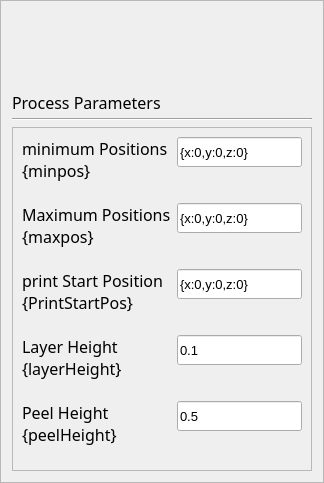
       <widget class="QFrame" name="parametersFrame">
        <property name="font">
         <font>
          <pointsize>12</pointsize>
         </font>
        </property>
        <property name="frameShape">
         <enum>QFrame::StyledPanel</enum>
        </property>
        <property name="frameShadow">
         <enum>QFrame::Raised</enum>
        </property>
        <layout class="QVBoxLayout" name="verticalLayout_3">
         <item>
          <widget class="QLabel" name="robotProcessParametersLabel">
           <property name="minimumSize">
            <size>
             <width>0</width>
             <height>100</height>
            </size>
           </property>
           <property name="maximumSize">
            <size>
             <width>16777215</width>
             <height>20</height>
            </size>
           </property>
           <property name="font">
            <font>
             <family>Gotham</family>
             <pointsize>12</pointsize>
             <bold>false</bold>
            </font>
           </property>
           <property name="styleSheet">
            <string notr="true"/>
           </property>
           <property name="text">
            <string>Process Parameters</string>
           </property>
           <property name="wordWrap">
            <bool>true</bool>
           </property>
          </widget>
         </item>
         <item>
          <widget class="Line" name="line_4">
           <property name="font">
            <font>
             <pointsize>12</pointsize>
            </font>
           </property>
           <property name="orientation">
            <enum>Qt::Horizontal</enum>
           </property>
          </widget>
         </item>
         <item>
          <widget class="QFrame" name="frame_7">
           <property name="font">
            <font>
             <pointsize>12</pointsize>
            </font>
           </property>
           <property name="frameShape">
            <enum>QFrame::StyledPanel</enum>
           </property>
           <property name="frameShadow">
            <enum>QFrame::Raised</enum>
           </property>
           <layout class="QFormLayout" name="formLayout_2">
            <item row="0" column="0">
             <widget class="QLabel" name="minimumPositionLabel">
              <property name="minimumSize">
               <size>
                <width>0</width>
                <height>60</height>
               </size>
              </property>
              <property name="maximumSize">
               <size>
                <width>16777215</width>
                <height>100</height>
               </size>
              </property>
              <property name="font">
               <font>
                <family>Gotham</family>
                <pointsize>12</pointsize>
                <bold>false</bold>
               </font>
              </property>
              <property name="styleSheet">
               <string notr="true"/>
              </property>
              <property name="text">
               <string>minimum Positions {minpos}</string>
              </property>
              <property name="alignment">
               <set>Qt::AlignLeading|Qt::AlignLeft|Qt::AlignTop</set>
              </property>
              <property name="wordWrap">
               <bool>true</bool>
              </property>
             </widget>
            </item>
            <item row="0" column="1">
             <widget class="QLineEdit" name="minimumPositionText">
              <property name="minimumSize">
               <size>
                <width>0</width>
                <height>30</height>
               </size>
              </property>
              <property name="font">
               <font>
                <pointsize>10</pointsize>
               </font>
              </property>
              <property name="text">
               <string>{x:0,y:0,z:0}</string>
              </property>
             </widget>
            </item>
            <item row="1" column="0">
             <widget class="QLabel" name="maximumPositionLabel">
              <property name="minimumSize">
               <size>
                <width>0</width>
                <height>60</height>
               </size>
              </property>
              <property name="maximumSize">
               <size>
                <width>16777215</width>
                <height>100</height>
               </size>
              </property>
              <property name="font">
               <font>
                <family>Gotham</family>
                <pointsize>12</pointsize>
                <bold>false</bold>
               </font>
              </property>
              <property name="styleSheet">
               <string notr="true"/>
              </property>
              <property name="text">
               <string>Maximum Positions {maxpos}</string>
              </property>
              <property name="alignment">
               <set>Qt::AlignLeading|Qt::AlignLeft|Qt::AlignTop</set>
              </property>
              <property name="wordWrap">
               <bool>true</bool>
              </property>
             </widget>
            </item>
            <item row="1" column="1">
             <widget class="QLineEdit" name="maximumPositionText">
              <property name="minimumSize">
               <size>
                <width>0</width>
                <height>30</height>
               </size>
              </property>
              <property name="font">
               <font>
                <pointsize>10</pointsize>
               </font>
              </property>
              <property name="text">
               <string>{x:0,y:0,z:0}</string>
              </property>
             </widget>
            </item>
            <item row="2" column="0">
             <widget class="QLabel" name="printStartPositionLabel">
              <property name="minimumSize">
               <size>
                <width>0</width>
                <height>60</height>
               </size>
              </property>
              <property name="maximumSize">
               <size>
                <width>16777215</width>
                <height>100</height>
               </size>
              </property>
              <property name="font">
               <font>
                <family>Gotham</family>
                <pointsize>12</pointsize>
                <bold>false</bold>
               </font>
              </property>
              <property name="styleSheet">
               <string notr="true"/>
              </property>
              <property name="text">
               <string>print Start Position {PrintStartPos}</string>
              </property>
              <property name="alignment">
               <set>Qt::AlignLeading|Qt::AlignLeft|Qt::AlignTop</set>
              </property>
              <property name="wordWrap">
               <bool>true</bool>
              </property>
             </widget>
            </item>
            <item row="2" column="1">
             <widget class="QLineEdit" name="printStartPositionText">
              <property name="minimumSize">
               <size>
                <width>0</width>
                <height>30</height>
               </size>
              </property>
              <property name="font">
               <font>
                <pointsize>10</pointsize>
               </font>
              </property>
              <property name="text">
               <string>{x:0,y:0,z:0}</string>
              </property>
             </widget>
            </item>
            <item row="3" column="0">
             <widget class="QLabel" name="layerHeightLabel">
              <property name="minimumSize">
               <size>
                <width>0</width>
                <height>60</height>
               </size>
              </property>
              <property name="maximumSize">
               <size>
                <width>16777215</width>
                <height>100</height>
               </size>
              </property>
              <property name="font">
               <font>
                <family>Gotham</family>
                <pointsize>12</pointsize>
                <bold>false</bold>
               </font>
              </property>
              <property name="styleSheet">
               <string notr="true"/>
              </property>
              <property name="text">
               <string>Layer Height {layerHeight}</string>
              </property>
              <property name="alignment">
               <set>Qt::AlignLeading|Qt::AlignLeft|Qt::AlignTop</set>
              </property>
              <property name="wordWrap">
               <bool>true</bool>
              </property>
             </widget>
            </item>
            <item row="3" column="1">
             <widget class="QLineEdit" name="layerHeightText">
              <property name="minimumSize">
               <size>
                <width>0</width>
                <height>30</height>
               </size>
              </property>
              <property name="font">
               <font>
                <pointsize>10</pointsize>
               </font>
              </property>
              <property name="text">
               <string>0.1</string>
              </property>
             </widget>
            </item>
            <item row="4" column="0">
             <widget class="QLabel" name="peelHeightLabel">
              <property name="minimumSize">
               <size>
                <width>0</width>
                <height>60</height>
               </size>
              </property>
              <property name="maximumSize">
               <size>
                <width>16777215</width>
                <height>100</height>
               </size>
              </property>
              <property name="font">
               <font>
                <family>Gotham</family>
                <pointsize>12</pointsize>
                <bold>false</bold>
               </font>
              </property>
              <property name="styleSheet">
               <string notr="true"/>
              </property>
              <property name="text">
               <string>Peel Height {peelHeight}</string>
              </property>
              <property name="alignment">
               <set>Qt::AlignLeading|Qt::AlignLeft|Qt::AlignTop</set>
              </property>
              <property name="wordWrap">
               <bool>true</bool>
              </property>
             </widget>
            </item>
            <item row="4" column="1">
             <widget class="QLineEdit" name="peelHeightText">
              <property name="minimumSize">
               <size>
                <width>0</width>
                <height>30</height>
               </size>
              </property>
              <property name="font">
               <font>
                <pointsize>10</pointsize>
               </font>
              </property>
              <property name="text">
               <string>0.5</string>
              </property>
             </widget>
            </item>
           </layout>
          </widget>
         </item>
        </layout>
       </widget>
